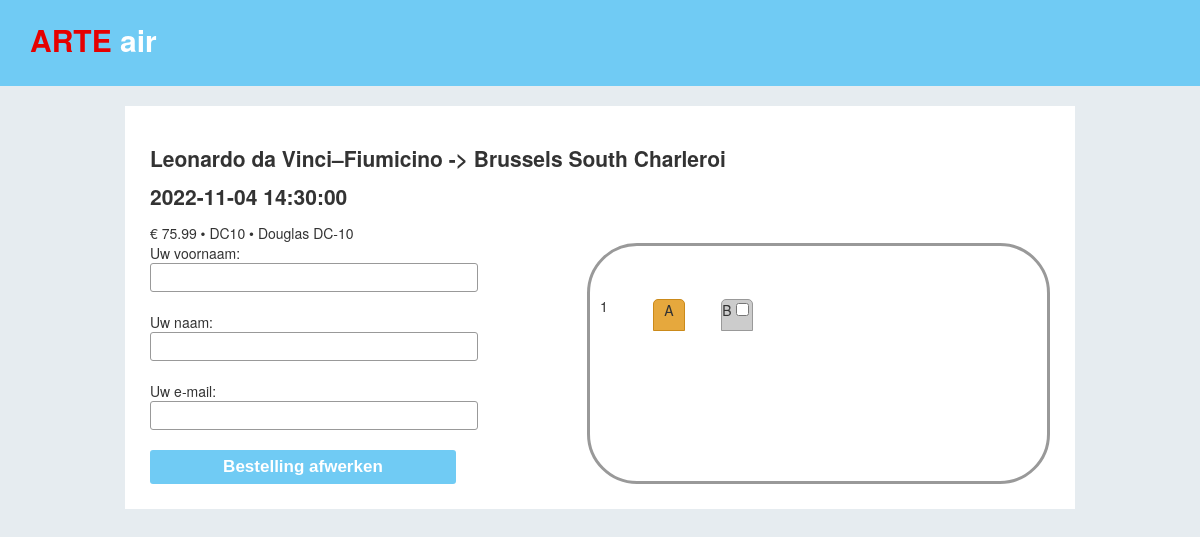
The app's page /order.php?flight_id=3 with its own data.
### tables this page shows
CREATE TABLE `flight` (
  `flight_id` int(11) unsigned NOT NULL AUTO_INCREMENT,
  `date` datetime DEFAULT NULL,
  `from` int(11) DEFAULT NULL,
  `to` int(11) DEFAULT NULL,
  `aircraft_id` int(11) DEFAULT NULL,
  `ticket_price` float DEFAULT NULL,
  PRIMARY KEY (`flight_id`)
);

CREATE TABLE `airport` (
  `airport_id` int(11) unsigned NOT NULL AUTO_INCREMENT,
  `airport_code` varchar(20) DEFAULT NULL,
  `name` varchar(256) DEFAULT NULL,
  `country` varchar(4) DEFAULT NULL,
  `location` varchar(256) DEFAULT NULL,
  PRIMARY KEY (`airport_id`)
);

CREATE TABLE `aircraft` (
  `aircraft_id` int(11) unsigned NOT NULL AUTO_INCREMENT,
  `aircraft_code` varchar(10) DEFAULT NULL,
  `model` varchar(256) DEFAULT NULL,
  `year` int(11) DEFAULT NULL,
  `rows` int(11) DEFAULT NULL,
  `row_layout` varchar(25) DEFAULT NULL,
  PRIMARY KEY (`aircraft_id`)
);

### order.php (the view, shortened to what this page needs)
<?php
include 'includes/db.php';
$flight_id = $_GET['flight_id'];
$sql = "SELECT flight.*, af.name as from_name, at.name as to_name, aircraft.*
        FROM flight
        INNER join aircraft on flight.aircraft_id = aircraft.aircraft_id
        INNER JOIN airport af ON flight.from = af.airport_id
        INNER JOIN airport at ON flight.to = at.airport_id
        WHERE flight_id = :flight_placeholder";
$statement = $db->prepare($sql);
$statement->execute([
    ':flight_placeholder' => $flight_id
]);
$flight = $statement->fetch();
?><!DOCTYPE html>
<html lang="en">
<head>
    <link rel="stylesheet" href="./css/main.css">
</head>
<body>
<header>
    <a class="brand" href="index.php">ARTE <small>air</small></a>
</header>
<section>
<h1><?= $flight['from_name']; ?> -> <?= $flight['to_name']; ?></h1>
<h2><?= $flight['date']; ?></h2>
€ <?= $flight['ticket_price']; ?> &bull; <?= $flight['aircraft_code']; ?> &bull; <?= $flight['model']; ?>
    <form method="POST" action="./place_order.php">
<div class="order_form">
    <div class="seats">
        <div class="row">
            <span>1</span>
            <div class="seat seat-ordered">A</div>
            <div class="spacer"></div>
            <div class="seat">B<input type="checkbox" name="TODO" value="TODO"></div>
        </div>
    </div>
    <div class="form">
        Uw voornaam:   <input type="text" name="firstname" >  <br>
        Uw naam:   <input type="text" name="lastname">  <br>
        Uw e-mail:   <input type="text" name="email" >  <br>
        <button type="submit">Bestelling afwerken</button>
    </div>
    </div>
</form>
</section>
</body>
</html>

### css/main.css (style rules this page uses)
body { background: #e6ecf0; color: #333; font-size: 14px; line-height: 20px; overflow-y: scroll; font-family: "Helvetica Neue",Helvetica,Arial,sans-serif; position: relative; padding: 0; margin: 0; }
header { background: #70cbf4; padding: 30px; }
header .brand { color: #e50000; font-size: 30px; font-weight: bold; text-decoration: none; }
header .brand small { color: #fff; font-size: 30px; }
section { max-width: 900px; margin: 20px auto; background: #fff; padding: 25px; }
a { color: #70cbf4; }
.order_form { display: flex; }
.order_form > div { width: 50%; }
.order_form > .form { order: -1; }
.order_form > .form input { display: block; padding: 6px 10px; border-radius: 3px; border: solid 1px #999; width: 70%; }
.order_form > .form button { background: #70cbf4; border: none; padding: 7px 10px; color: #fff; font-weight: bold; font-size: 17px; border-radius: 3px; width: 70%; }
.seats { border: solid 3px #999; border-radius: 50px; padding: 50px 10px; display: inline-block; }
.seats .row { display: flex; }
.seats .row > span { width: 50px; }
.seats .row > .spacer { width: 30px; height: 30px; }
.seats .row > .seat { width: 30px; height: 30px; background: #ccc; border: solid 1px #999; border-top-left-radius: 5px; border-top-right-radius: 5px; text-align: center; margin: 3px; }
.seats .row > .seat.seat-ordered { background: hsl(38, 77%, 57%); border: solid 1px hsl(38, 77%, 45%); }

### records on screen
flight: airport.name "Leonardo da Vinci–Fiumicino", airport.name "Brussels South Charleroi", date "2022-11-04 14:30:00", ticket_price "75.99", aircraft.aircraft_code "DC10", aircraft.model "Douglas DC-10"
